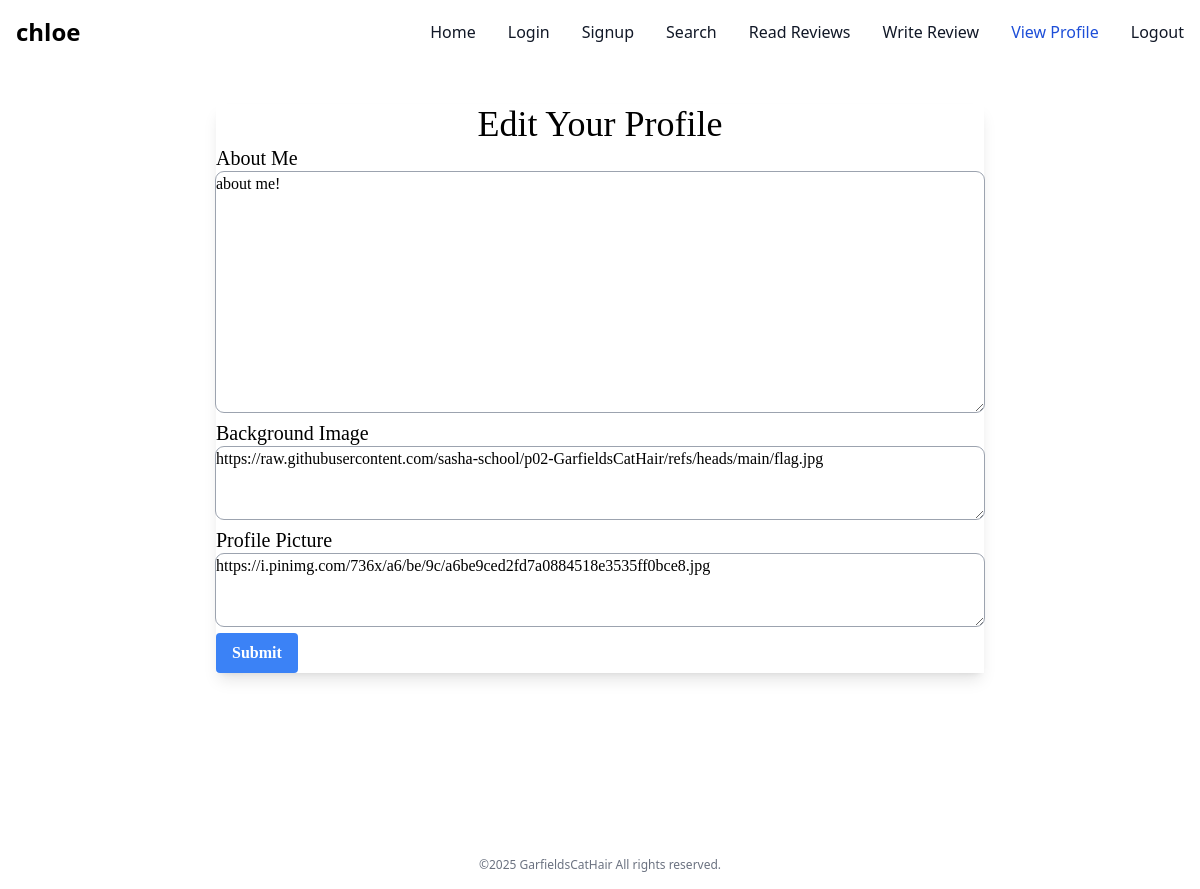
The page /settings (signed in) on the database as committed earlier.
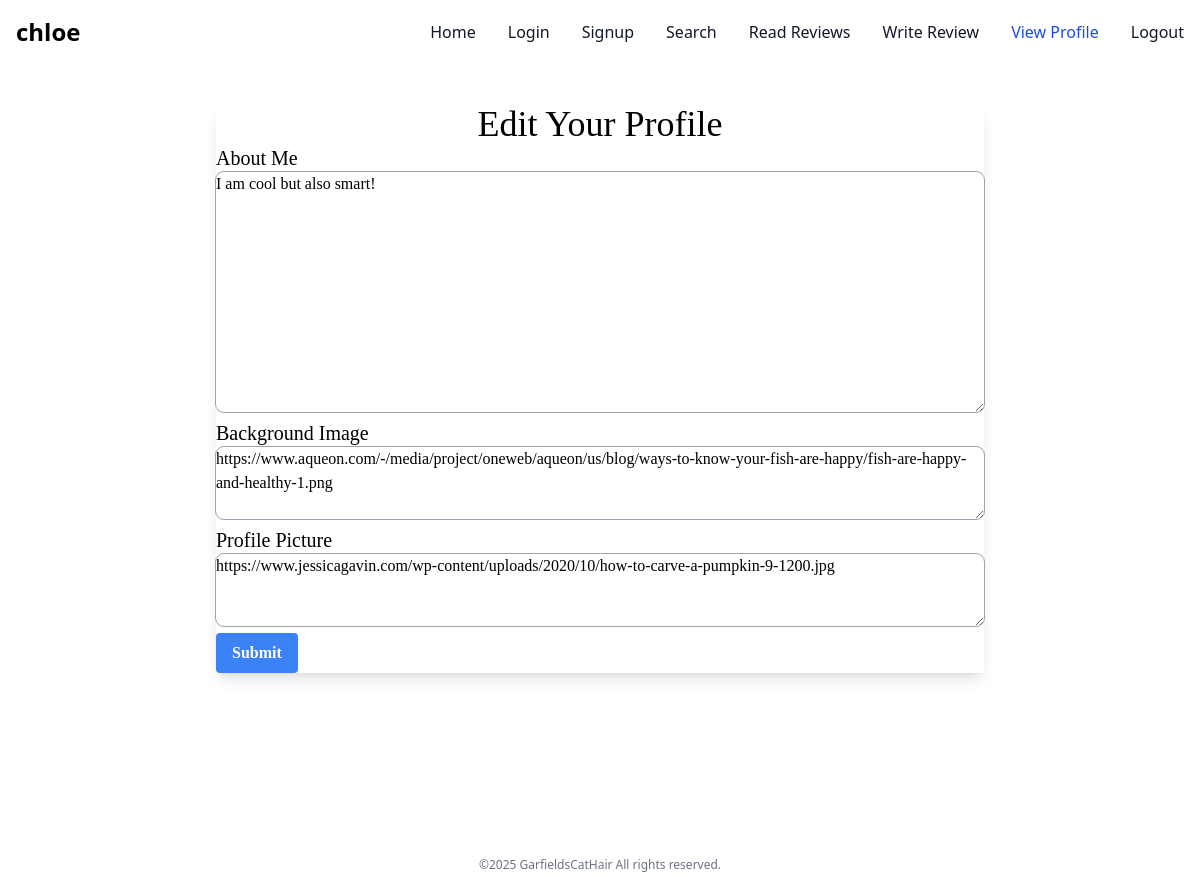
The same page on the database as committed later.
### tables this page shows
CREATE TABLE users(id INTEGER PRIMARY KEY, username TEXT NOT NULL UNIQUE, password TEXT NOT NULL, pfp TEXT NOT NULL, bg_image TEXT NOT NULL, about_me TEXT NOT NULL);

### app/__init__.py (the view)
@app.route("/settings", methods=['GET', 'POST'])
def settings():
    if session.get("username") == None:
        return redirect(url_for("login"))
    if request.method == "GET":
        username = session.get("username")
        pfp = db.getPfp(username)
        bg = db.getBg(username)
        am = db.getAM(username)
        return render_template("settings.html", username=username, pfp=pfp, bg=bg, am=am)
    db.changePfp(request.form.get("profile"), session.get("username"))
    db.changeBg(request.form.get("background"), session.get("username"))
    db.changeAM(request.form.get("about"), session.get("username"))
    return redirect(url_for("profile"))

### app/setup_db.py (called while the page is built)
def getPfp(username):
    return cursor.execute(f"SELECT pfp FROM users WHERE username='{username}'").fetchone()[0]

def getBg(username):
    return cursor.execute(f"SELECT bg_image FROM users WHERE username='{username}'").fetchone()[0]

def getAM(username):
    return cursor.execute(f"SELECT about_me FROM users WHERE username='{username}'").fetchone()[0]

### app/templates/settings.html (shortened to what this page needs)
<!DOCTYPE html>
<html>
<head>
    <script src="https://cdn.tailwindcss.com"></script>
</head>
<body>
    <nav class="bg-white border-blue-600 dark:bg-blue-400">
        <div class="max-w-screen-xl flex flex-wrap items-center justify-between mx-auto p-4">
            <span class="self-center text-2xl font-semibold whitespace-nowrap dark:text-white">{{username}}</span>
          <div class="hidden w-full md:block md:w-auto" id="navbar-default">
            <ul class="font-medium flex flex-col p-4 md:p-0 mt-4 border border-gray-100 rounded-lg bg-gray-50 md:flex-row md:space-x-8 rtl:space-x-reverse md:mt-0 md:border-0 md:bg-white dark:bg-blue-800 md:dark:bg-blue-400 dark:border-blue-700">
              <li>
                <a href="/" class="block py-2 px-3 text-gray-900 rounded hover:bg-gray-100 md:hover:bg-transparent md:border-0 md:hover:text-purple-800 md:p-0 dark:text-white md:dark:hover:text-purple-800 dark:hover:bg-gray-700 dark:hover:text-white md:dark:hover:bg-transparent" aria-current="page">Home</a>
              </li>
              <li>
                <a href="/login" class="block py-2 px-3 text-gray-900 rounded hover:bg-gray-100 md:hover:bg-transparent md:border-0 md:hover:text-purple-800 md:p-0 dark:text-white md:dark:hover:text-purple-800 dark:hover:bg-gray-700 dark:hover:text-white md:dark:hover:bg-transparent">Login</a>
              </li>
              <li>
                <a href="/signup" class="block py-2 px-3 text-gray-900 rounded hover:bg-gray-100 md:hover:bg-transparent md:border-0 md:hover:text-purple-800 md:p-0 dark:text-white md:dark:hover:text-purple-800 dark:hover:bg-gray-700 dark:hover:text-white md:dark:hover:bg-transparent">Signup</a>
              </li>
              <li>
                <a href="/search" class="block py-2 px-3 text-gray-900 rounded hover:bg-gray-100 md:hover:bg-transparent md:border-0 md:hover:text-purple-800 md:p-0 dark:text-white md:dark:hover:text-purple-800 dark:hover:bg-gray-700 dark:hover:text-white md:dark:hover:bg-transparent">Search</a>
              </li>
                <a href="/review" class="block py-2 px-3 text-gray-900 rounded hover:bg-gray-100 md:hover:bg-transparent md:border-0 md:hover:text-purple-800 md:p-0 dark:text-white md:dark:hover:text-purple-800 dark:hover:bg-gray-700 dark:hover:text-white md:dark:hover:bg-transparent">Read Reviews</a>
	      <li>
                <a href="/createReview" class="block py-2 px-3 text-gray-900 rounded hover:bg-gray-100 md:hover:bg-transparent md:border-0 md:hover:text-purple-800 md:p-0 dark:text-white md:dark:hover:text-purple-800 dark:hover:bg-gray-700 dark:hover:text-white md:dark:hover:bg-transparent">Write Review</a>
              </li>
              <li>
                <a href="/profile" class="block py-2 px-3 text-white bg-blue-700 rounded md:bg-transparent md:text-blue-700 md:p-0 dark:text-white md:dark:text-purple-800">View Profile</a>
              </li>
              <li>
                <a href="/logout" class="block py-2 px-3 text-gray-900 rounded hover:bg-gray-100 md:hover:bg-transparent md:border-0 md:hover:text-purple-800 md:p-0 dark:text-white md:dark:hover:text-purple-800 dark:hover:bg-gray-700 dark:hover:text-white md:dark:hover:bg-transparent">Logout</a>
              </li>
            </ul>
          </div>
        </div>
    </nav>
    <div class="font-serif flex justify-center mb-6 mt-6">
        <div class="bg-grey-800 shadow-lg w-full max-w-3xl m-4">
           <h1 class="text-4xl text-center">Edit Your Profile</h1>
           <form action = "/settings" method="POST" class="">
               <label for="about" class="text-xl">About Me</label>
               <textarea rows="10" name="about" class="w-full rounded-lg outline outline-1 outline-gray-400">{{am}}</textarea>
               <br>
               <label for="background" class="text-xl">Background Image</label>
               <textarea rows="3" name="background" class="w-full rounded-lg outline outline-1 outline-gray-400">{{bg}}</textarea>
               <br>
               <label for="profile" class="text-xl">Profile Picture</label>
               <textarea rows="3" name="profile" class="w-full rounded-lg outline outline-1 outline-gray-400">{{pfp}}</textarea>
               <br>
               <button type="submit" class="bg-blue-500 hover:bg-blue-700 text-white font-bold py-2 px-4 rounded">
                   Submit
               </button>
           </form>
        </div>
    </div>
    <p class="text-center text-gray-500 text-xs pt-36 pb-4">
        &copy;2025 GarfieldsCatHair All rights reserved.
    </p>
</body>
</html>

Rows that differ between the two databases and show on the page:
changed users "chloe": about "about me!" → "I am cool but also smart!"; background "https://raw.githubusercontent.com/sasha-school/p02-GarfieldsCatHair/refs/heads/main/flag.jpg" → "https://www.aqueon.com/-/media/project/oneweb/aqueon/us/blog/ways-to-know-your-fish-are-happy/fish-are-happy-and-healthy-1.png"; profile "https://i.pinimg.com/736x/a6/be/9c/a6be9ced2fd7a0884518e3535ff0bce8.jpg" → "https://www.jessicagavin.com/wp-content/uploads/2020/10/how-to-carve-a-pumpkin-9-1200.jpg"
